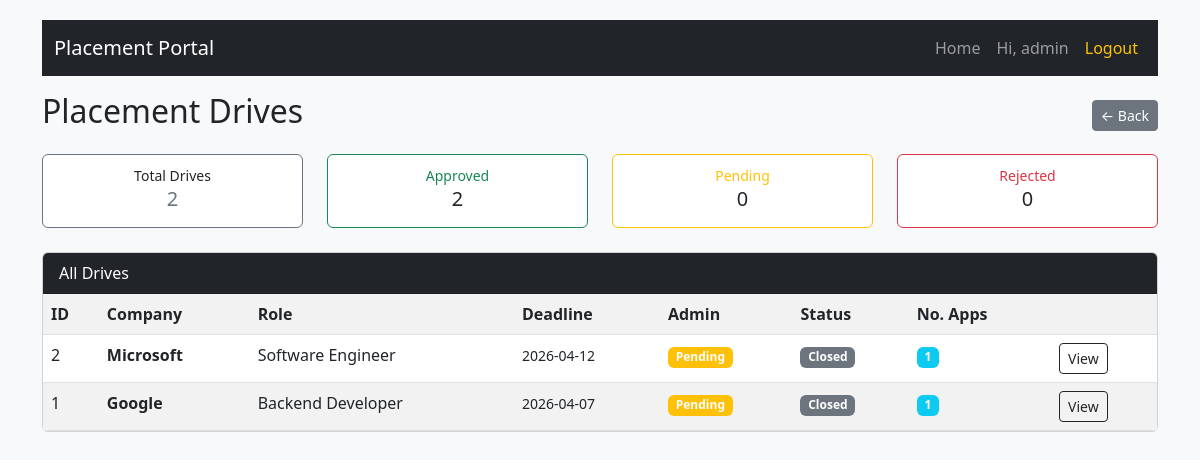
/admin/drives (signed in), run on the app's committed database.
### application/database/models.py (models this page shows)
class User(db.Model, UserMixin):
    __tablename__ = 'user'
    id = db.Column(db.Integer, primary_key=True)
    username = db.Column(db.String(50), unique=True, nullable=False)
    hashedpassword = db.Column(db.String(length = 128), nullable=False)
    role = db.Column(db.String(20), nullable=False) # can be 'admin', 'company', 'student'
    status = db.Column(db.Boolean, default=True) # for blacklisitng purposes
    student_profile = db.relationship('Student', backref='user', uselist=False, cascade="all, delete-orphan")
    company_profile = db.relationship('Company', backref='user', uselist=False, cascade="all, delete-orphan")

class Placements(db.Model):
    __tablename__ = 'placements'
    id = db.Column(db.Integer, primary_key=True)
    company_id = db.Column(db.Integer, db.ForeignKey('company.id'), nullable=False)
    title = db.Column(db.String(100), nullable=False)
    description = db.Column(db.Text, nullable=False)
    reqSkills = db.Column(db.Text)
    experience = db.Column(db.String(50))
    salary = db.Column(db.String(50))
    deadline = db.Column(db.DateTime)
    website = db.Column(db.String(255))
    is_rejected = db.Column(db.Boolean, default=False)
    status = db.Column(db.Boolean, default=True) # Company can close the drive
    admin_approval = db.Column(db.Boolean, default=False) # Admin approves the drive
    applications = db.relationship('Application', backref='placements', lazy=True, cascade="all, delete-orphan")

class Company(db.Model):
    __tablename__ = 'company'
    id = db.Column(db.Integer, primary_key=True)
    user_id = db.Column(db.Integer, db.ForeignKey('user.id'), unique=True, nullable=False)
    company_name = db.Column(db.String(100), nullable=False)
    industry = db.Column(db.String(100),nullable = False)
    HRcontact = db.Column(db.String(10),nullable = False)
    approval = db.Column(db.Boolean, default=False) # Approval of the Admin for the company
    drives = db.relationship('Placements', backref='company', lazy=True, cascade="all, delete-orphan")

### application/admin_mgmt.py (the view)
@app.route('/admin/drives')
@login_required
@role_required('admin')
def admin_drives():
    placementDrives = models.Placements.query.order_by(models.Placements.id.desc()).all()
    totalCount = len(placementDrives)
    ok = 0 # approved
    bad = 0 # rejected
    wait = 0 # pending
    for d in placementDrives:
        if d.admin_approval == True:
            ok += 1
        elif d.is_rejected:
            bad += 1
        else:
            wait += 1
    statistics = {
        'total': totalCount,
        'approved': ok,
        'rejected': bad,
        'pending': wait
    }
    return render_template('drives_mgmt.html', drives=placementDrives, stats=statistics)

### application/__init__.py (called while the page is built)
@login_manager.user_loader
def load_user(user_id):
    return models.User.query.get(int(user_id))

def role_required(*roles):
    def wrapper(fn):
        @wraps(fn)
        def decorated_view(*args,**kwargs):
            if not current_user.is_authenticated:
                return login_manager.unauthorized()
            if current_user.role not in roles:
                flash("You do not have permission to access this page", "danger")
                return redirect(url_for('login'))
            return fn(*args , **kwargs)
        return decorated_view
    return wrapper

### application/templates/drives_mgmt.html (shortened to what this page needs)
{% extends "base.html" %}
{% block content %}
<div class="d-flex justify-content-between mb-3 align-items-center">
    <h2>Placement Drives</h2>
    <a href="{{ url_for('admin_dashboard') }}" class="btn btn-secondary btn-sm">← Back</a>
</div>
<div class="row mb-3">
    <div class="col-md-3 col-6 mb-2">
        <div class="card border-secondary">
            <div class="card-body text-center p-2">
                <small>Total Drives</small>
                <h5 class="text-secondary">{{ stats['total'] }}</h5>
            </div>
        </div>
    </div>
    <div class="col-md-3 col-6 mb-2">
        <div class="card border-success">
            <div class="card-body text-center p-2">
                <small class="text-success">Approved</small>
                <h5>{{ stats['approved'] }}</h5>
            </div>
        </div>
    </div>
    <div class="col-md-3 col-6 mb-2">
        <div class="card border-warning">
            <div class="card-body text-center p-2">
                <small class="text-warning">Pending</small>
                <h5>{{ stats['pending'] }}</h5>
            </div>
        </div>
    </div>
    <div class="col-md-3 col-6 mb-2">
        <div class="card border-danger">
            <div class="card-body text-center p-2">
                <small class="text-danger">Rejected</small>
                <h5>{{ stats['rejected'] }}</h5>
            </div>
        </div>
    </div>
</div>
<div class="card mb-4">
    <div class="card-header bg-dark text-white">
        All Drives
    </div>
    <div class="table-responsive">
        <table class="table table-striped table-hover mb-0">
            <tr>
                <th>ID</th>
                <th>Company</th>
                <th>Role</th>
                <th>Deadline</th>
                <th>Admin</th>
                <th>Status</th>
                <th>No. Apps</th>
                <th></th>
            </tr>
            {% if drives %}
                {% for drive in drives %}
                <tr>
                    <td>{{ drive.id }}</td>
                    <td><b>{{ drive.company.company_name }}</b></td>
                    <td>{{ drive.title }}</td>
                    <td>
                        <small>{{ drive.deadline.strftime('%Y-%m-%d') }}</small>
                    </td>
                    <td>
                        {% if drive.is_approved_by_admin %}
                            <span class="badge bg-success">Approved</span>
                        {% elif drive.is_rejected %}
                            <span class="badge bg-danger">Rejected</span>
                        {% else %}
                            <span class="badge bg-warning">Pending</span>
                        {% endif %}
                    </td>
                    <td>
                        {% if drive.is_active %}
                            <span class="badge bg-primary">Active</span>
                        {% else %}
                            <span class="badge bg-secondary">Closed</span>
                        {% endif %}
                    </td>
                    <td>
                        <span class="badge bg-info">{{ drive.applications|length }}</span>
                    </td>
                    <td>
                        <button class="btn btn-sm btn-outline-dark"
                                data-bs-toggle="modal"
                                data-bs-target="#driveModal{{ drive.id }}">
                            View
                        </button>
                    </td>
                </tr>
                {% endfor %}
            {% else %}
                <tr>
                    <td colspan="8" class="text-center text-muted">
                        No drives added yet
                    </td>
                </tr>
            {% endif %}
        </table>
    </div>
</div>
{% endblock %}

### application/templates/base.html (shortened to what this page needs)
<!DOCTYPE html>
<html lang="en">
<head>
    <link href="https://cdn.jsdelivr.net/npm/bootstrap@5.3.0/dist/css/bootstrap.min.css" rel="stylesheet">
</head>
<body>
<div class="container">
    <nav class="navbar navbar-expand-lg navbar-dark bg-dark mb-3">
        <div class="container-fluid">
            <a class="navbar-brand" href="{{ url_for('home') }}">Placement Portal</a>
            <div class="collapse navbar-collapse" id="navBar">
                <ul class="navbar-nav ms-auto">
                    <li class="nav-item">
                        <a class="nav-link" href="{{ url_for('home') }}">Home</a>
                    </li>
                    {% if current_user.is_authenticated %}
                        <li class="nav-item">
                            <span class="nav-link">Hi, {{ current_user.username }}</span>
                        </li>
                        <li class="nav-item">
                            <a class="nav-link text-warning" href="{{ url_for('logout') }}">Logout</a>
                        </li>
                    {% endif %}
                </ul>
            </div>
        </div>
    </nav>
    <div>
        {% block content %}{% endblock %}
    </div>
</div>
</body>
</html>

### application/templates/base.html (style rules this page uses)
body { padding-top: 20px; background-color: #f8f9fa; }

### data on the page
User: username "admin"
Placements: id "2", company.company_name "Microsoft", title "Software Engineer", deadline "2026-04-12", is_rejected "Pending", applications|length "1"
Placements: id "1", company.company_name "Google", title "Backend Developer", deadline "2026-04-07", is_rejected "Pending", applications|length "1"

### other printed values
{{ stats['total'] }} "2"
{{ stats['approved'] }} "2"
{{ stats['pending'] }} "0"
{{ stats['rejected'] }} "0"
